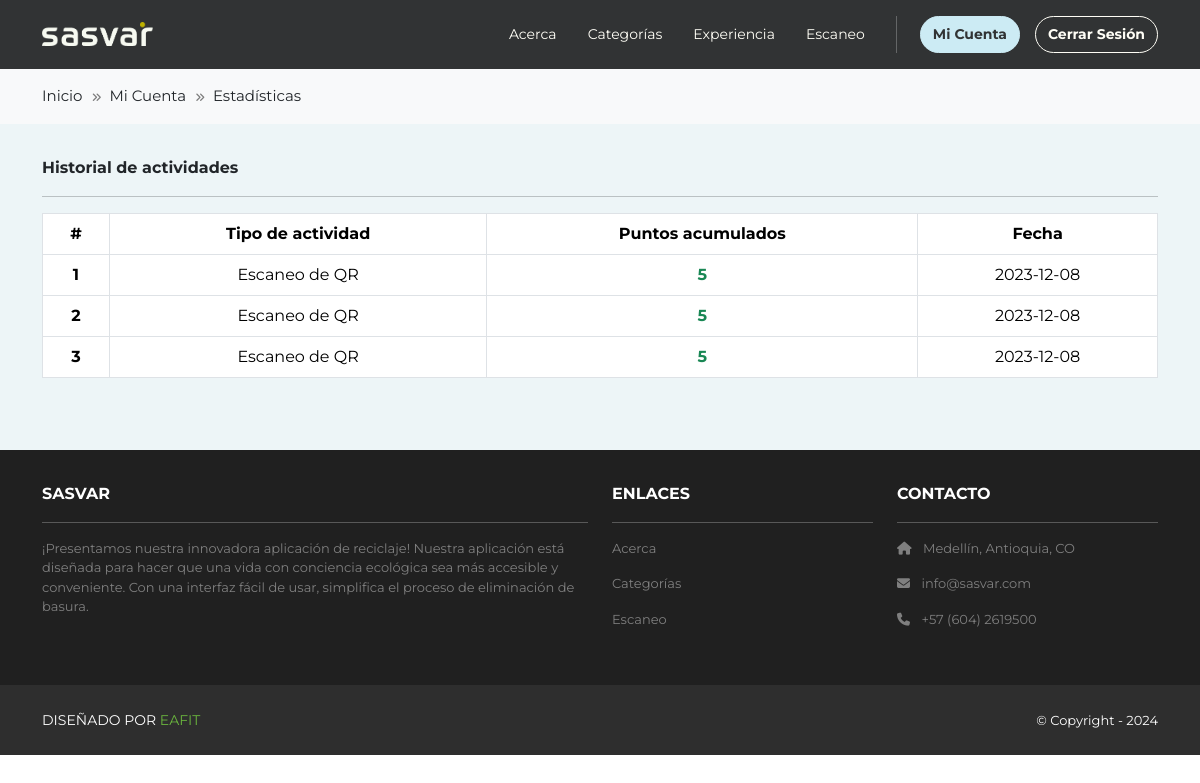
/mi-cuenta/estadisticas (signed in), run on an earlier commit of the app's database.
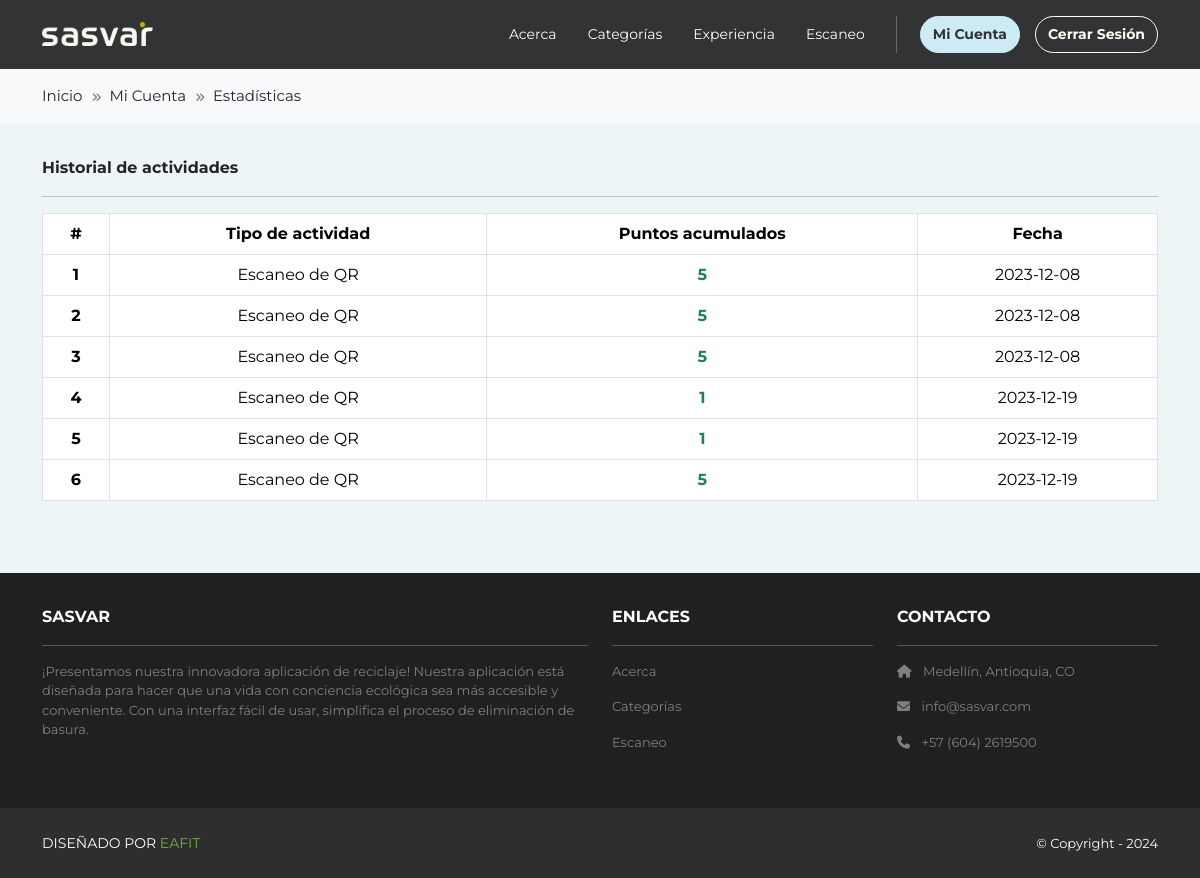
And on a later commit of the database.
### accounts/models.py (models this page shows, shortened)
class UserHistory(models.Model):
    created_at = models.DateTimeField(auto_now_add=True)
    type_of_activity = models.CharField(max_length=50, choices=[('QR_SCAN', 'QR Scan')])
    accumulated_points = models.IntegerField(default=0)
    user = models.ForeignKey(User, on_delete=models.CASCADE)

### accounts/views.py (the view)
# urls.py: path('estadisticas', views.stats, name='accounts.stats'),
@login_required
def stats(request):
    viewData = {}
    viewData["title"] = "Mis estadísticas"
    viewData["breadcrumbItems"] = [
        {"name": "Inicio", "route": "home.index"},
        {"name": "Mi Cuenta", "route": "accounts.index"},
        {"name": "Estadísticas", "route": "accounts.stats"},
    ]
    viewData["user_history_entries"] = UserHistory.objects.filter(user=request.user)
    return render(request, 'accounts/stats.html', {"viewData": viewData})

### accounts/templates/accounts/stats.html
{% extends 'base.html' %}
{% block content %}
<div class="p-3">
  <div class="container mb-3">
    <div class="row mt-3">
      <div class="mx-auto mb-4">
        <b>Historial de actividades</b>
        <hr />
        <table class="table table-bordered table-center">
          <thead>
            <tr>
              <th scope="col">#</th>
              <th scope="col">Tipo de actividad</th>
              <th scope="col">Puntos acumulados</th>
              <th scope="col">Fecha</th>
            </tr>
          </thead>
          <tbody>
            {% for entry in viewData.user_history_entries %}
            <tr>
              <th scope="row">{{ forloop.counter }}</th>
              <td>Escaneo de QR</td>
              <td><span class="fw-bold text-success">{{ entry.accumulated_points }}</span></td>
              <td>{{ entry.created_at|date:"Y-m-d" }}</td>
            </tr>
            {% endfor %}
          </tbody>
        </table>
      </div>
    </div>
  </div>
</div>
{% endblock content %}

### recycling/templates/base.html (shortened to what this page needs)
<!DOCTYPE html>
<html>
  {% load static %}
  <head>
    <link href="https://cdn.jsdelivr.net/npm/bootstrap@5.3.2/dist/css/bootstrap.min.css" rel="stylesheet">
    <link rel="stylesheet" type="text/css" href="{% static 'css/style.css' %}">
    <link rel="stylesheet" href="https://cdnjs.cloudflare.com/ajax/libs/font-awesome/6.1.1/css/all.min.css">
  </head>
  <body>
    <nav class="p-3 navbar navbar-dark bg-dark navbar-expand-lg bg-body-sasvar pb-3">
      <div class="container">
        <a class="navbar-brand" href="{% url 'home.index' %}">
          <img src="{% static 'images/logo-sasvar.png' %}" alt="logo" height="24" class="me-2" />
        </a>
        <div class="collapse navbar-collapse" id="navbarNavAltMarkup">
          <div class="navbar-nav ms-auto navbar-ml">
            <a class="nav-link" href="{% url 'home.about' %}">Acerca</a>
            <a class="nav-link" href="{% url 'home.categories' %}">Categorías</a>
            <a class="nav-link" href="{% url 'home.experience' %}">Experiencia</a>
            <a class="nav-link sv-mr" href="{% url 'scanner.index' %}">Escaneo</a>
            {% if user.is_authenticated %}
              <a class="btn btn-primary btn-sv btn-sv-mt" href="{% url 'accounts.index' %}">Mi Cuenta</a>
              <a class="btn btn-primary btn-sv-secondary btn-svs-mt" href="{% url 'accounts.logout' %}">Cerrar Sesión</a>
            {% else %}
              <a class="btn btn-primary btn-sv btn-sv-mt" href="{% url 'accounts.login' %}">Iniciar Sesión</a>
              <a class="btn btn-primary btn-sv-secondary btn-svs-mt" href="{% url 'accounts.signup' %}">Registro</a>
            {% endif %}
          </div>
        </div>
      </div>
    </nav>
    {% if viewData.breadcrumb is False %}
    {% else %}
    {% include 'breadcrumb.html' %}
    {% endif %}
    <div class="sv-blue">
      {% block content %}
      {% endblock content %}
    </div>
    <section class="p-3 rc-footer d-none d-md-block">
      <div class="container">
        <div class="row mt-3 text-white">
          <div class="col-md-6 col-lg-6 col-xl-6 mx-auto mb-4">
            <b>SASVAR</b>
            <hr />
            <p class="font-13 rc-footer-font">¡Presentamos nuestra innovadora aplicación de reciclaje! Nuestra
              aplicación está diseñada para hacer que una vida con conciencia ecológica sea más accesible y
              conveniente. Con una interfaz fácil de usar, simplifica el proceso de eliminación de basura.</p>
          </div>
          <div class="col-md-3 col-lg-3 col-xl-3 mx-auto mb-4">
            <b>ENLACES</b>
            <hr />
            <p class="font-13 rc-footer-font"><a class="nav-link" href="{% url 'home.about' %}">Acerca</a></p>
            <p class="font-13 rc-footer-font"><a class="nav-link" href="{% url 'home.categories' %}">Categorías</a></p>
            <p class="font-13 rc-footer-font"><a class="nav-link" href="{% url 'scanner.index' %}">Escaneo</a></p>
          </div>
          <div class="col-md-3 col-lg-3 col-xl-3 mx-auto mb-4">
            <b>CONTACTO</b>
            <hr />
            <p class="font-13 rc-footer-font"><i class="fas fa-home me-2"></i> Medellín, Antioquia, CO</p>
            <p class="font-13 rc-footer-font"><i class="fas fa-envelope me-2"></i> info@sasvar.com</p>
            <p class="font-13 rc-footer-font"><i class="fas fa-phone me-2"></i> +57 (604) 2619500</p>
          </div>
        </div>
      </div>
    </section>
    <section class="p-3 rc-footer-bottom">
      <div class="container d-flex justify-content-between">
        <div class="me-5 rc-footer-bottom-copy text-white">
          <span>DISEÑADO POR <a href="https://www.eafit.edu.co" target="_blank">EAFIT</a></span>
        </div>
        <div class="rc-footer-bottom-copy text-white font-13">
          <span>© Copyright - 2024</span>
        </div>
      </div>
    </section>
  </body>
</html>

### recycling/templates/breadcrumb.html
<section class="p-3 rc-breadcrumb">
  <div class="container d-flex justify-content-between">
    <div class="me-5 rc-header-top-contact">
      {% for item in viewData.breadcrumbItems %}
        {% if forloop.first %}
          <span><a href="{% url item.route %}">{{ item.name }}</a></span>
        {% elif forloop.last %}
          <span class="rc-breadcrumb-item">{{ item.name }}</span>
        {% else %}
          <span class="rc-breadcrumb-item"><a href="{% url item.route %}">{{ item.name }}</a></span>
        {% endif %}
      {% endfor %}
    </div>
  </div>
</section>

### recycling/static/css/style.css (style rules this page uses)
body { font-family: 'Montserrat'; background-color: #FFF; }
.sv-blue { background-color: #EDF5F7; }
.rc-header-top-contact { font-size: 15px; }
.rc-footer { background-color: #202020; }
.rc-footer-bottom { background-color: #2E2E2E; }
.rc-footer-bottom-copy { font-size: 14px; margin: 0; line-height: 38px; }
.rc-footer-bottom-copy a { color: #6ab43e; text-decoration: none; }
.rc-footer-font { color: #7F7F7F; }
.bg-body-sasvar { background-color: #252527; }
.bg-body-sasvar a.nav-link { color: #FFFEF6 !important; font-size: 14px; }
.navbar-brand { margin-top: -5px !important; }
.rc-breadcrumb { --bs-bg-opacity: 1; background-color: rgba(var(--bs-tertiary-bg-rgb),var(--bs-bg-opacity))!important; }
.rc-breadcrumb-item::before { color: #7c7c7c; content: "\f101"; display: inline-block; font-family: "FontAwesome"; font-size: 10px; padding: 0 8px 0 5px; }
.rc-breadcrumb a, .rc-breadcrumb-item a { color: var(--bs-body-color) !important; text-decoration: none !important; }
.table-center th, .table-center td { text-align: center; vertical-align: middle !important; }
.font-13 { font-size: 13px; }
.bg-dark { background-color: #313334 !important; }
@media (min-width: 992px) { .navbar-ml a { margin-left: 15px; } }
@media (min-width: 992px) { .sv-mr { margin-right: 15px; } }
.btn-sv, .btn-sv:active, .btn-sv:focus { background-color: #CCEBF4 !important; color: #313334 !important; border-radius: 20px; border: 1px solid #CCEBF4 !important; font-size: 14px; font-weight: bold; display: flex; align-items: center; justify-content: center; }
.btn-sv-secondary, .btn-sv-secondary:active, .btn-sv-secondary:focus { background-color: #313334 !important; color: #FFFEF6 !important; border-radius: 20px; border: 1px solid #FFFEF6 !important; font-size: 14px; display: flex; align-items: center; justify-content: center; font-weight: bold; }

What changed in the data, as far as the page shows it:
added UserHistory: accumulated_points "1", created_at "2023-12-19"
added UserHistory: accumulated_points "1", created_at "2023-12-19"
added UserHistory: accumulated_points "5", created_at "2023-12-19"
